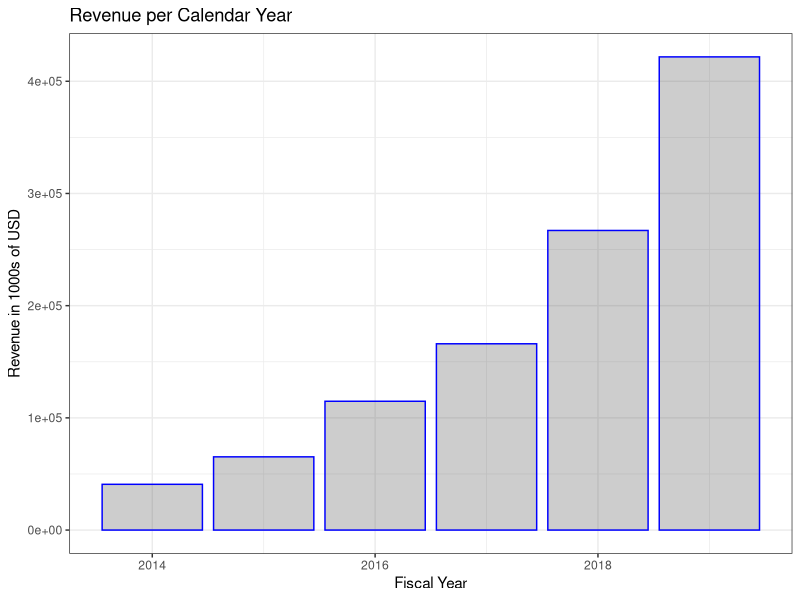
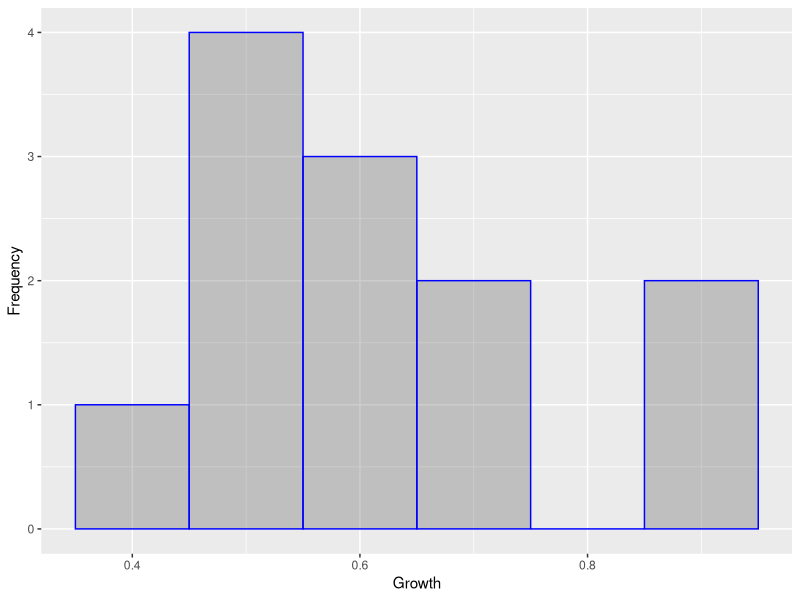
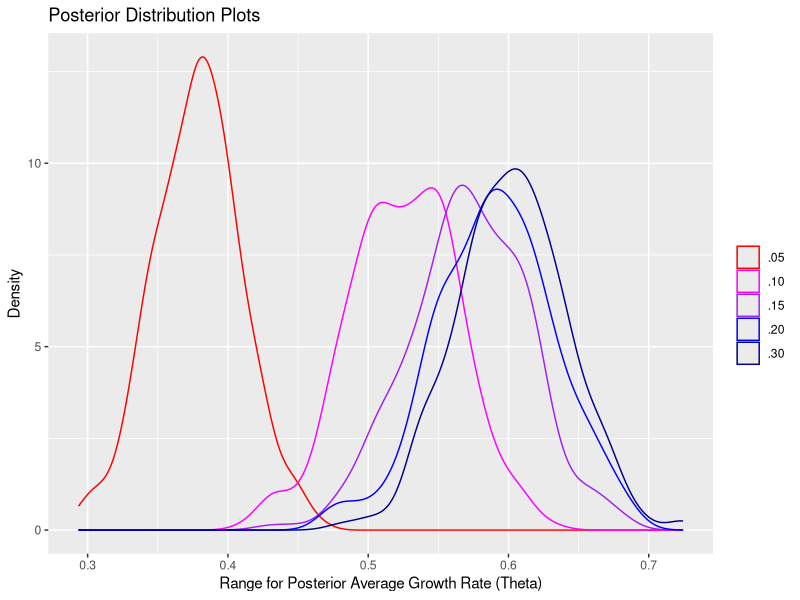

Reproduce these figures in R, in order.
## ---- chunk 1
library(ggplot2)
annual_rev = c(40788, 65271, 114805, 166028, 267016, 421720)
ggplot() +
  geom_col(aes(x = 2014:2019, y = annual_rev), color = "blue", alpha = .3) +
  theme_bw() +
  ggtitle("Revenue per Calendar Year") +
  ylab("Revenue in 1000s of USD") +
  xlab("Fiscal Year")

## ---- chunk 2
library(knitr)
rolling_rev_growth = c(0.505881259, 0.507835663, 0.577190648, 0.504676956, 0.488792837,
                       0.61488764, 0.566356537, 0.897915233, 0.853676745, 0.728439729,
                       0.68409633, 0.444983857)
prd = c("Q1 2017", "Q2 2017", "Q3 2017", "Q4 2017", "Q1 2018", "Q2 2018", "Q3 2018", 
        "Q4 2018", "Q1 2019", "Q2 2019", "Q3 2019", "Q4 2019")

kable(x = cbind(prd, rolling_rev_growth), 
      col.names = c("Period", "Rolling Revenue Growth"), align = 'l')

## ---- chunk 3
ggplot() +
  geom_histogram(aes(rolling_rev_growth), color = "blue", alpha = .3,
                 binwidth = .1) +
  xlab("Growth") +
  ylab("Frequency")
## ---- chunk 4
samp_theta = mean(rolling_rev_growth)
samp_sigma2 = var(rolling_rev_growth)
## ---- chunk 5
mu_prior = .045
tau_sq_prior = .01
n = length(rolling_rev_growth)
#samp_sigma = sqrt(samp_sigma2)
post_theta = (1/ (1/(tau_sq_prior) + n/(samp_sigma2))) *
  (mu_prior/(tau_sq_prior) + sum(rolling_rev_growth)/(samp_sigma2))

post_tau = (1/(tau_sq_prior) + n/(samp_sigma2))^(-1)
post_sd = sqrt(post_tau)
## ---- chunk 6
year_end_change = c(0.600250074, 0.75889752, 0.446173947,0.608258848, 0.579381011)

samp_theta2 = mean(year_end_change)
samp_sigma_sq2 = var(year_end_change)
samp_sigma_2 = sd(year_end_change)
n2 = length(year_end_change)

post_theta2 = (1/ (1/(tau_sq_prior) + n/(samp_sigma_sq2))) *
  (mu_prior/(tau_sq_prior) + sum(year_end_change)/(samp_sigma_sq2))

post_tau2 = (1/(tau_sq_prior) + n2/(samp_sigma_sq2))^(-1)
post_sd2 = sqrt(post_tau2)
## ---- chunk 7
prior_taus = c(.05, .10, .15, .2, .3)
post_thetas = c(.376, .527, .572, .590, .603)
post_taus = c(.032, .0391, .041, .0416, .0421)

kable(x = cbind(prior_taus, post_thetas, post_taus), 
      col.names = c("Prior Tau", "Post Theta", "Post Tau"), align = 'l',
      caption = "Posterior Parameters with Different Prior Variance")

## ---- chunk 8
dens_post05 = rnorm(n = 300, mean = post_thetas[1], sd = post_taus[1])
dens_post10 = rnorm(n = 300, mean = post_thetas[2], sd = post_taus[2])
dens_post15 = rnorm(n = 300, mean = post_thetas[3], sd = post_taus[3])
dens_post20 = rnorm(n = 300, mean = post_thetas[4], sd = post_taus[4])
dens_post30 = rnorm(n = 300, mean = post_thetas[5], sd = post_taus[5])


ggplot() +
  geom_density(aes(dens_post05, color = ".05")) +
  geom_density(aes(dens_post10, color = ".10")) +
  geom_density(aes(dens_post15, color = ".15")) +
  geom_density(aes(dens_post20, color = ".20")) +
  geom_density(aes(dens_post30, color = ".30")) +
  scale_color_manual("", breaks = c(".05", ".10", ".15", ".20", ".30"),
                     values = c("red", "magenta", "purple", "blue", "dark blue")) +
  xlab("Range for Posterior Average Growth Rate (Theta)") +
  ylab("Density") +
  ggtitle("Posterior Distribution Plots")
